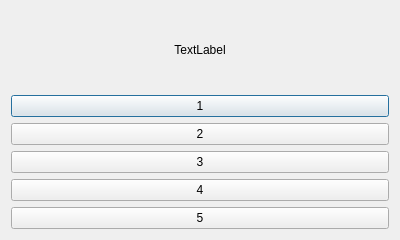
<?xml version="1.0" encoding="UTF-8"?>
<ui version="4.0">
 <class>CustomMsgBox</class>
 <widget class="QDialog" name="CustomMsgBox">
  <property name="geometry">
   <rect>
    <x>0</x>
    <y>0</y>
    <width>400</width>
    <height>240</height>
   </rect>
  </property>
  <property name="windowTitle">
   <string>Внимание!</string>
  </property>
  <layout class="QVBoxLayout" name="verticalLayout">
   <item>
    <widget class="QLabel" name="label_message">
     <property name="text">
      <string>TextLabel</string>
     </property>
     <property name="alignment">
      <set>Qt::AlignCenter</set>
     </property>
    </widget>
   </item>
   <item>
    <widget class="QPushButton" name="pb_createLink">
     <property name="text">
      <string>1</string>
     </property>
    </widget>
   </item>
   <item>
    <widget class="QPushButton" name="pb_dontLink">
     <property name="text">
      <string>2</string>
     </property>
    </widget>
   </item>
   <item>
    <widget class="QPushButton" name="pb_mergeFirst">
     <property name="text">
      <string>3</string>
     </property>
    </widget>
   </item>
   <item>
    <widget class="QPushButton" name="pb_mergeSecond">
     <property name="text">
      <string>4</string>
     </property>
    </widget>
   </item>
   <item>
    <widget class="QPushButton" name="pb_abortSaving">
     <property name="text">
      <string>5</string>
     </property>
    </widget>
   </item>
  </layout>
 </widget>
 <resources/>
 <connections/>
</ui>
